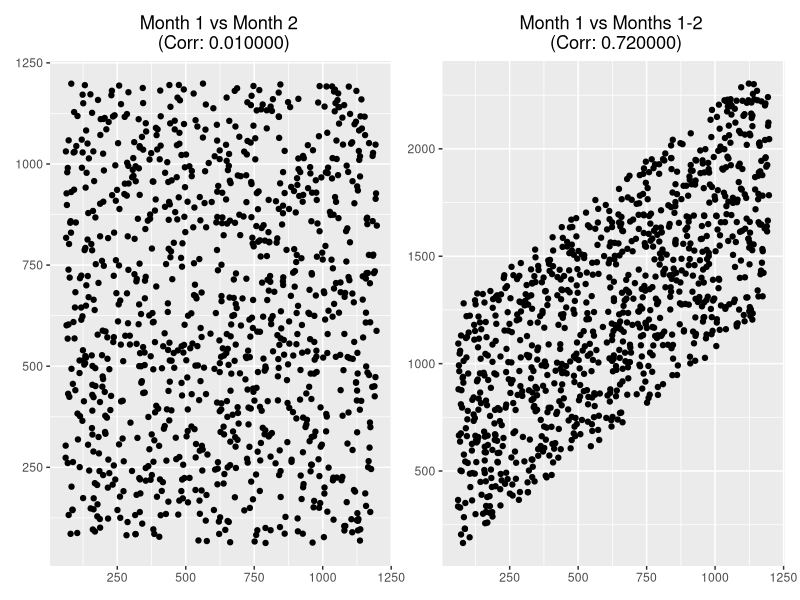

The R source for this figure:
## ---- chunk 1
n <- 1000
minutes_month1 <- runif(n, 60, 1200)
minutes_month2 <- runif(n, 60, 1200) 
minutes_tot <- minutes_month1 + minutes_month2
df <- data.frame(minutes_month1, minutes_month2, minutes_tot)
## ---- chunk 2
corr_sep <- cor(minutes_month1, minutes_month2)
corr_sum <- cor(minutes_month1, minutes_tot)
## ---- chunk 3
library(ggplot2)
library(patchwork)

gg_sep <- 
  ggplot(df) +
  aes(minutes_month1, minutes_month2) +
  geom_point() +
  labs(title = sprintf('Month 1 vs Month 2 \n (Corr: %f)', round(corr_sep, 2))) +
  theme(
    axis.title = element_blank(),
    plot.title = element_text(hjust = 0.5))

gg_sum <-
  ggplot(df) +
  aes(minutes_month1, minutes_tot) +
  geom_point() +
  labs(title = sprintf('Month 1 vs Months 1-2 \n (Corr: %f)', round(corr_sum, 2))) +
  theme(
    axis.title = element_blank(),
    plot.title = element_text(hjust = 0.5))

gg_sep + gg_sum
## ---- chunk 4
set.seed(123)
t <- t.test(rnorm(100), rnorm(100))
print(t)
t$p.value
## ---- chunk 5
pvals <- vapply(1:1000, FUN = function(x) t.test(rnorm(100), rnorm(100))$p.value, FUN.VALUE = numeric(1)) 
alpha <- 0.05
sum(pvals > (1-alpha/2) | pvals < alpha/2) / length(pvals)
## ---- chunk 6
get_prop_sign <- function(n = 1000, alpha = 0.05) {

  pvals <- vapply(1:n, FUN = function(x) t.test(rnorm(100), rnorm(100))$p.value, FUN.VALUE = numeric(1))
  prop <- sum(pvals > (1-alpha/2) | pvals < alpha/2) / length(pvals)
  return(prop)

}
